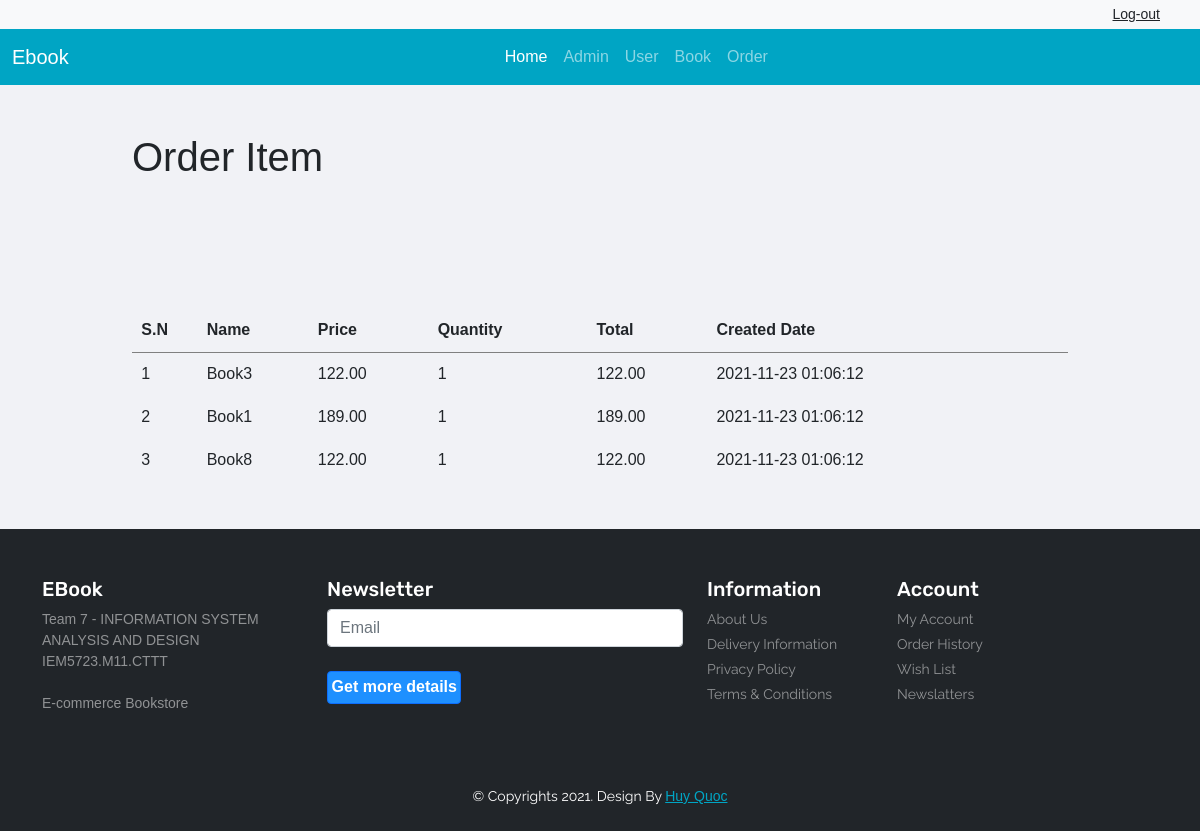
The page /admin/order_item.php?id=3 (signed in) on the database its author committed.
### tables this page shows
CREATE TABLE IF NOT EXISTS `order_item` (
  `id` int(10) UNSIGNED NOT NULL AUTO_INCREMENT,
  `order_id` int(11) NOT NULL,
  `product_id` int(11) NOT NULL,
  `name` varchar(150) NOT NULL,
  `price` decimal(10,2) NOT NULL,
  `qty` int(11) NOT NULL,
  `total` decimal(10,2) NOT NULL,
  `created_date` datetime NOT NULL DEFAULT CURRENT_TIMESTAMP,
  PRIMARY KEY (`id`)
);

### admin/order_item.php (called while the page is built, shortened)
<?php
include ('header.php');
?>
<?php
include ('Template/order-item.php');
?>
<?php
include ('footer.php');
?>

### admin/Template/order-item.php (the view, shortened to what this page needs)
<div class="main-content">
    <div class="wrapper">
        <h1>Order Item</h1>
        <br><br><br>
        <br><br>
        <table class="tbl-full">
            <tr>
                <th>S.N</th>
                <th>Name</th>
                <th>Price</th>
                <th>Quantity</th>
                <th>Total</th>
                <th>Created Date</th>
            </tr>
            <?php
            if(isset($_GET['id']))
            {
                $order_id =$_GET['id'];
                $sql= "SELECT * FROM `order_item` WHERE order_id = '$order_id' ";
                $res= mysqli_query($conn,$sql);
                $count= mysqli_num_rows($res);
                $sn=1;
                if($count>0)
                {
                    while($row = mysqli_fetch_assoc($res))
                    {
                        $name=$row['name'];
                        $price=$row['price'];
                        $qty=$row['qty'];
                        $total= $row['total'];
                        $created_date=$row['created_date'];
                        ?>
                        <tr>
                            <td><?php echo $sn++?></td>
                            <td><?php echo $name?></td>
                            <td><?php echo $price?></td>
                            <td><?php echo $qty?></td>
                            <td><?php echo $total?></td>
                            <td><?php echo $created_date?></td>
                        </tr>
                        <?php
                    }
                }
                else
                {
                    echo "<tr><td colspan='12' class ='error'>Order Item not Available</td></tr>";
                }
            }
            else
            {
                header('Location:'.SITEURL.'admin/manage_order.php');
            }
            ?>
        </table>
    </div>
</div>

### admin/admin.css (style rules this page uses)
* { margin: 0; padding: 0; font-family: Arial, Helvetica, sans-serif; }
.wrapper { padding:1%; width: 80%; margin: 0 auto; }
.tbl-full { width: 100%; }
table tr th { border-bottom: 1px solid grey; padding:1%; text-align:left; }
table tr td { padding:1%; }
.main-content { background-color: #f1f2f6; padding:3% 0; }
* { margin: 0; padding: 0; }
::placeholder { color: rgb(201, 116, 20); }

### rows shown on the page
order_item: name "Book3", price "122.00", qty "1", total "122.00", created_date "2021-11-23 01:06:12"
order_item: name "Book1", price "189.00", qty "1", total "189.00", created_date "2021-11-23 01:06:12"
order_item: name "Book8", price "122.00", qty "1", total "122.00", created_date "2021-11-23 01:06:12"
